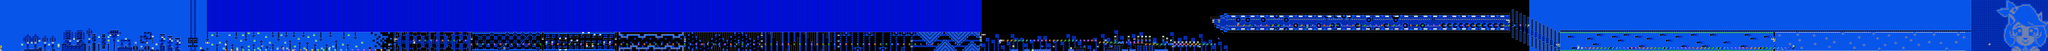

This game map was drawn from its Tiled (.tmx) file and the tilesets committed beside it. A one-line description and the trimmed map source follow:
An orthogonal 1066x27 tile map with 16x16 px tiles, 2 tile layers (SP, ...), 2 tilesets.

<map version="1.10" tiledversion="1.11.2" orientation="orthogonal" renderorder="right-down" width="1066" height="27" tilewidth="16" tileheight="16" infinite="0" nextlayerid="3" nextobjectid="1">
 <editorsettings>
  <export target="../LEVELS/LEVEL DATA/clutterfunk2.csv" format="csv" />
 </editorsettings>
 <tileset firstgid="1" name="famidash" tilewidth="16" tileheight="16" tilecount="256" columns="16">
  <image source="../GRAPHICS/famidash.bmp" width="256" height="256" />
 </tileset>
 <tileset firstgid="257" name="sprites" tilewidth="16" tileheight="16" tilecount="256" columns="16">
  <image source="../GRAPHICS/sprites.png" width="256" height="256" />
 </tileset>
 <layer id="1" width="1066" height="27">
  <data>[28782 cells, 28782 non-empty, 114 distinct tile ids]</data>
 </layer>
 <layer id="2" name="SP" width="1066" height="27">
  <data>[28782 cells, 570 non-empty, 75 distinct tile ids]</data>
 </layer>
</map>
